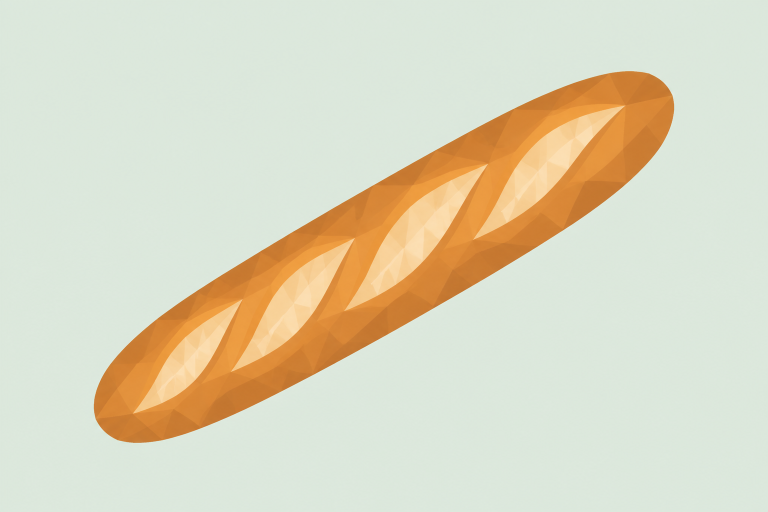
#> input picture assets/breads/src/baguette-3.png, 1536 x 1024 px (shown at 1/2 size)
$ python strand_detail_pack.py ../../../assets/breads/src/baguette-2.png ../../../assets/breads/src/baguette-3.png ../../../assets/breads/src/baguette-3.png ../../../assets/breads/src/baguette-3.png
#> lines starting #> are read from the running program, lines starting #| are printed output that depends on the picture
"""가닥 상세 맵 — 굽기 결과(npy) → public/fx/strand_detail.png(RGBA8 256×512) + 확인 그림.

python strand_detail_pack.py pack  <work> <out.png>
python strand_detail_pack.py board <work> <out.png> <ref.png>

채널: R·G = 탄젠트 노멀 x(둘레 +u) · y(길이 +v), 0.5 = 0 · B = 틈(AO, 1 = 트임) · A = 높이 0.5 + h / HSCALE (h = 반지름 단위).
PNG 맨 윗줄 = v 1(three TextureLoader flipY 기본값과 맞음).
"""
import os
import sys

import numpy as np
from PIL import Image

HSCALE = 0.2  # A 0..1 ↔ h −0.1r..+0.1r
TAU = 2 * np.pi


# [48 lines left out: functions blur, pack, not called in this run]


def shade(png):
    q = np.asarray(Image.open(png)).astype(float) / 255
    x, y = q[..., 0] * 2 - 1, q[..., 1] * 2 - 1
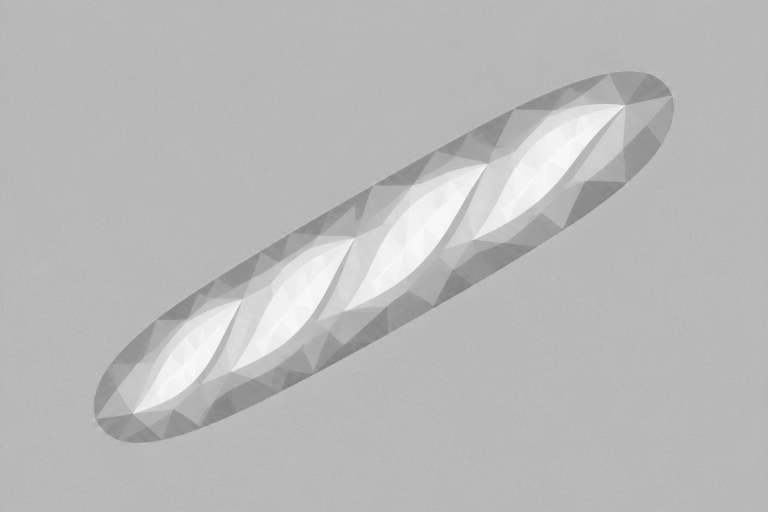
#> x: shape (1024, 1536) float64 (shown at 1/2 size); min 0.49, max 0.984, mean 0.729
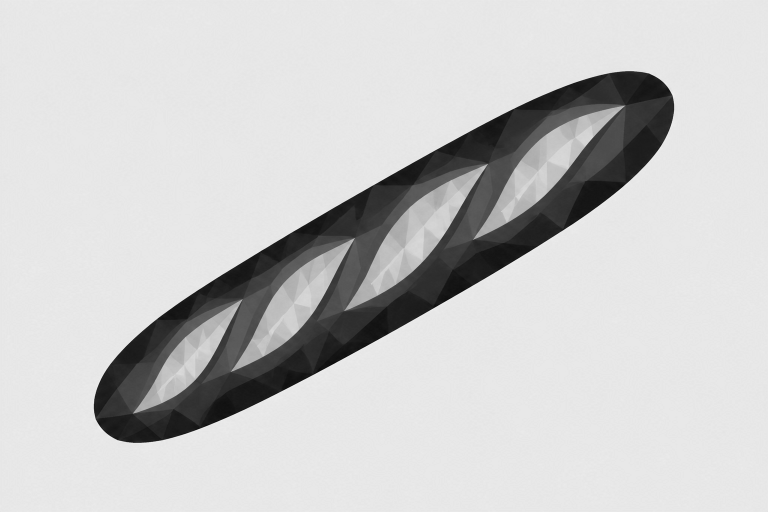
#> y: shape (1024, 1536) float64 (shown at 1/2 size); min -0.153, max 0.914, mean 0.692; drawn with min black and max white
    z = np.sqrt(np.clip(1 - x * x - y * y, 0, 1))
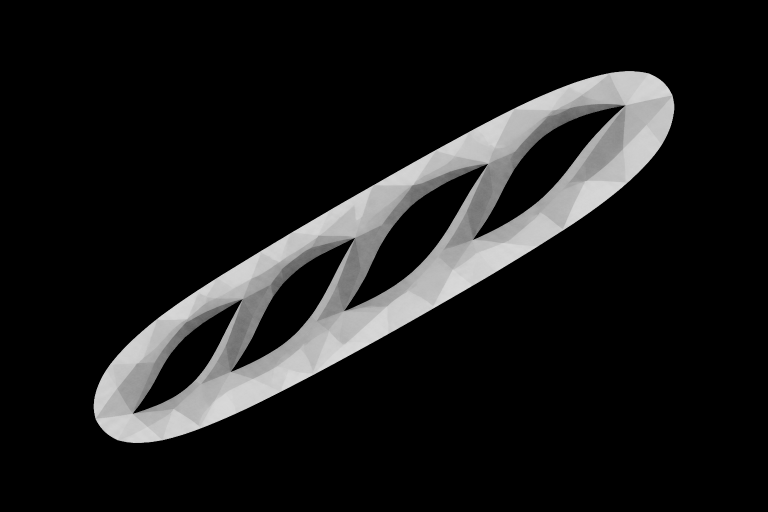
#> z: shape (1024, 1536) float64 (shown at 1/2 size); min 0, max 0.872, mean 0.106
    Ld = np.array([-0.55, 0.35, 0.76]); Ld /= np.linalg.norm(Ld)
    s = np.clip(x * Ld[0] + y * Ld[1] + z * Ld[2], 0, 1) * (0.15 + 0.85 * q[..., 2])
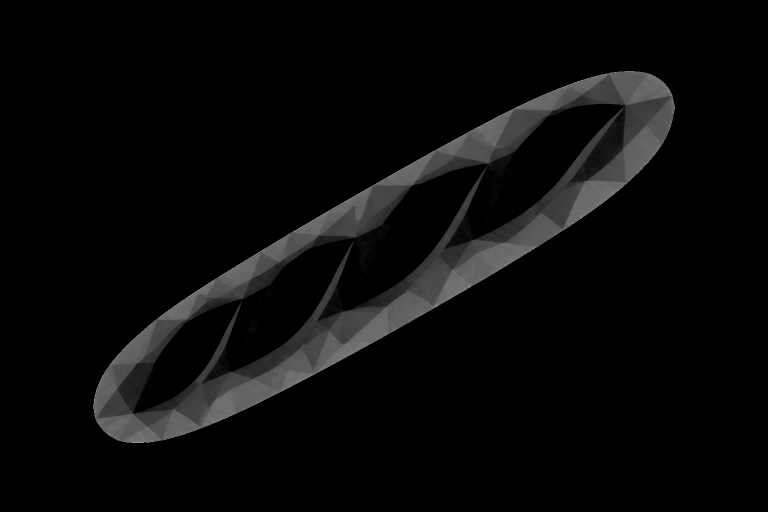
#> s: shape (1024, 1536) float64 (shown at 1/2 size); min 0, max 0.228, mean 0.00881; drawn with min black and max white
    base = np.array([0xf4, 0xea, 0xd4]) / 255
    return s, q


def board(work, png, ref):
    s, q = shade(png)
    base = np.array([0xf4, 0xea, 0xd4])
    lit = (np.clip(s / np.percentile(s, 99), 0, 1)[..., None] * base).astype(np.uint8)
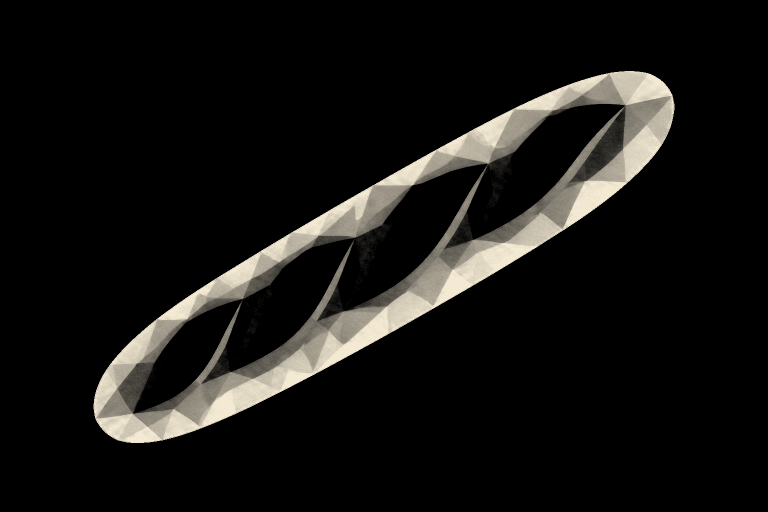
#> lit: shape (1024, 1536, 3) (shown at 1/2 size); mean of channels 0, 1, 2 21.8, 20.9, 18.9; drawn as R, G, B
    t = lambda a: np.tile(a, (3, 3) + (1,) * (a.ndim - 2))  # noqa: E731
    ao = (q[..., 2] * 255).astype(np.uint8)
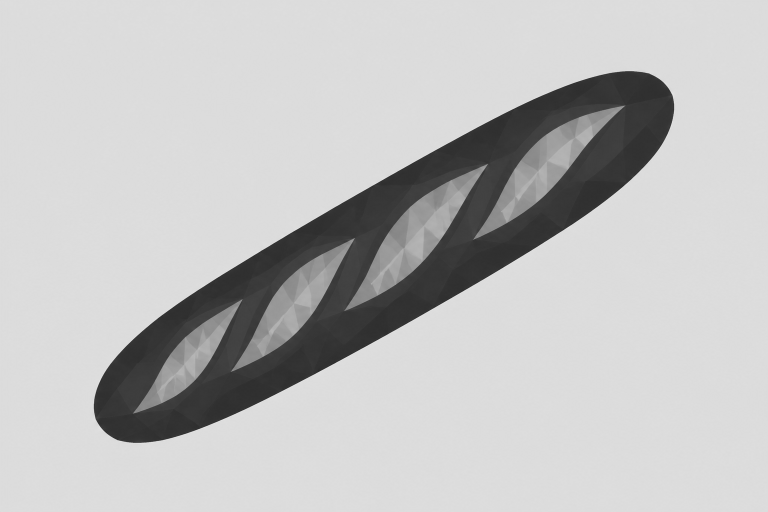
#> ao: shape (1024, 1536) (shown at 1/2 size); min 33, max 242, mean 191.6
#> (the run stopped early here; a loop or call above may not have finished)

$ run again, on assets/breads/src/baguette.png
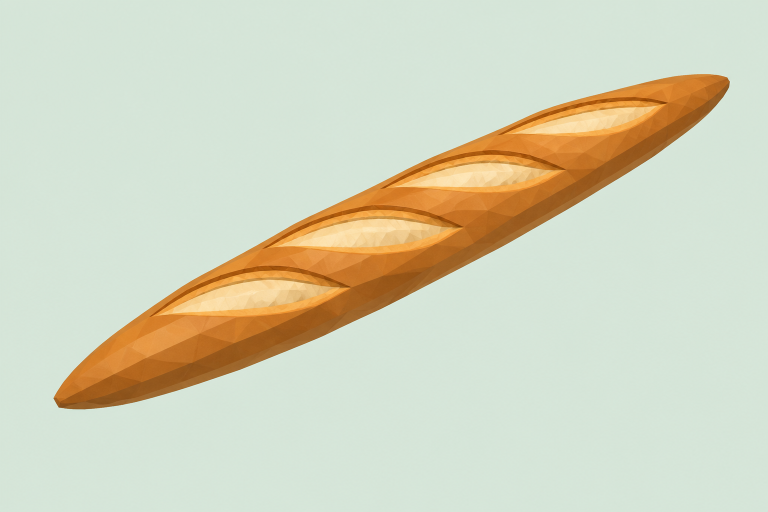
#> input picture assets/breads/src/baguette.png, 1536 x 1024 px (shown at 1/2 size)
#> in board, `lit = (np.clip(s / np.percentile(s, 99), 0, 1)[..., None] * base).asty..`:
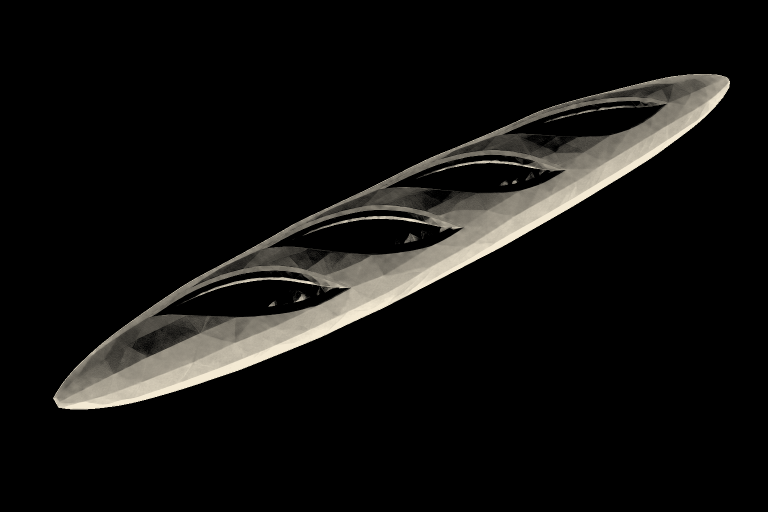
#> lit: shape (1024, 1536, 3) (shown at 1/2 size); mean of channels 0, 1, 2 17.9, 17.1, 15.5; drawn as R, G, B
#> in board, `ao = (q[..., 2] * 255).astype(np.uint8)`:
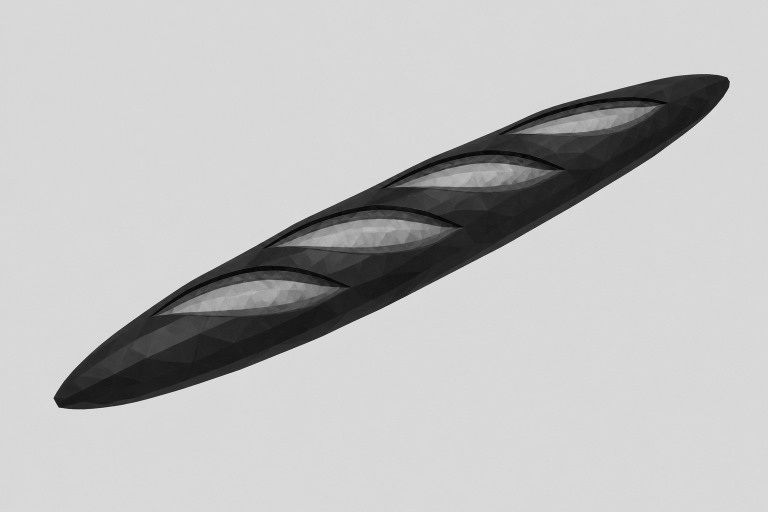
#> ao: shape (1024, 1536) (shown at 1/2 size); min 1, max 238, mean 189.6

$ run again, on assets/breads/src/campagne--strawberry-jam-2.png
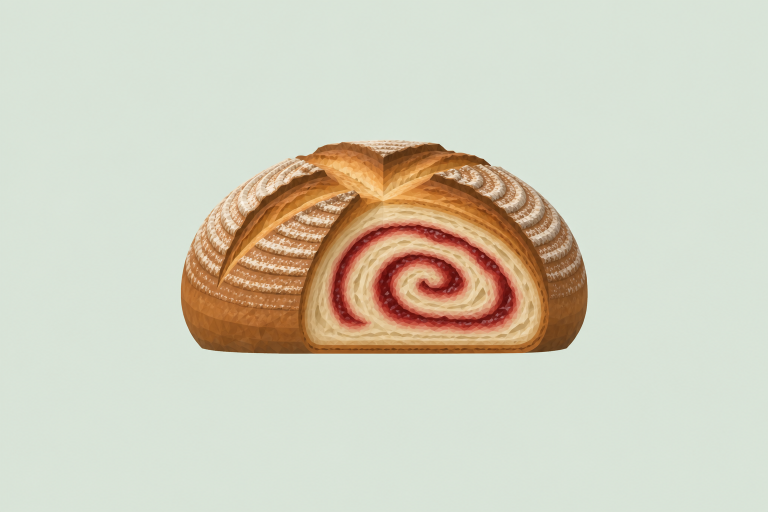
#> input picture assets/breads/src/campagne--strawberry-jam-2.png, 1536 x 1024 px (shown at 1/2 size)
#> in board, `lit = (np.clip(s / np.percentile(s, 99), 0, 1)[..., None] * base).asty..`:
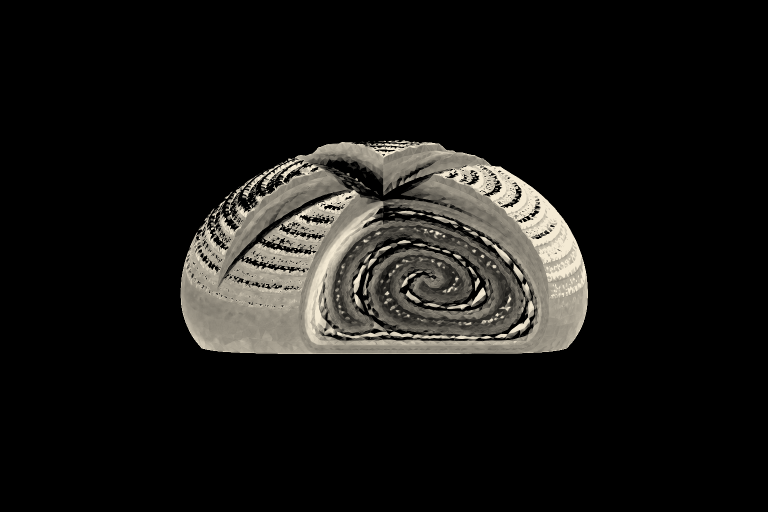
#> lit: shape (1024, 1536, 3) (shown at 1/2 size); mean of channels 0, 1, 2 23.3, 22.3, 20.2; drawn as R, G, B
#> in board, `ao = (q[..., 2] * 255).astype(np.uint8)`:
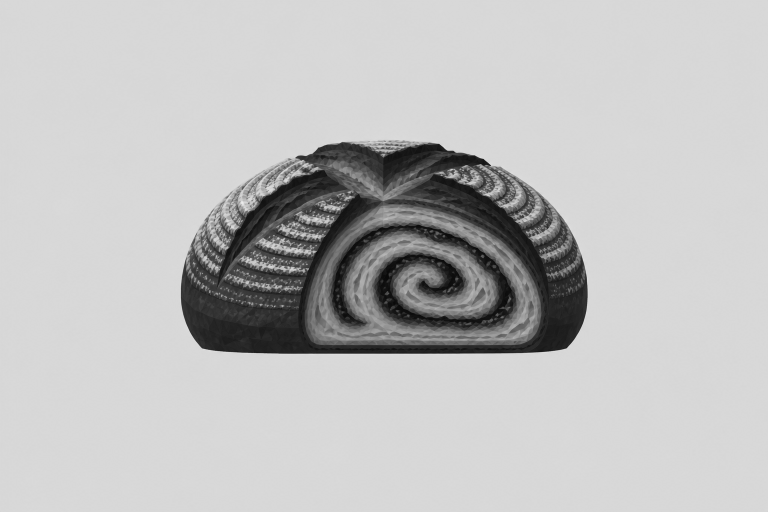
#> ao: shape (1024, 1536) (shown at 1/2 size); min 4, max 237, mean 191.1
